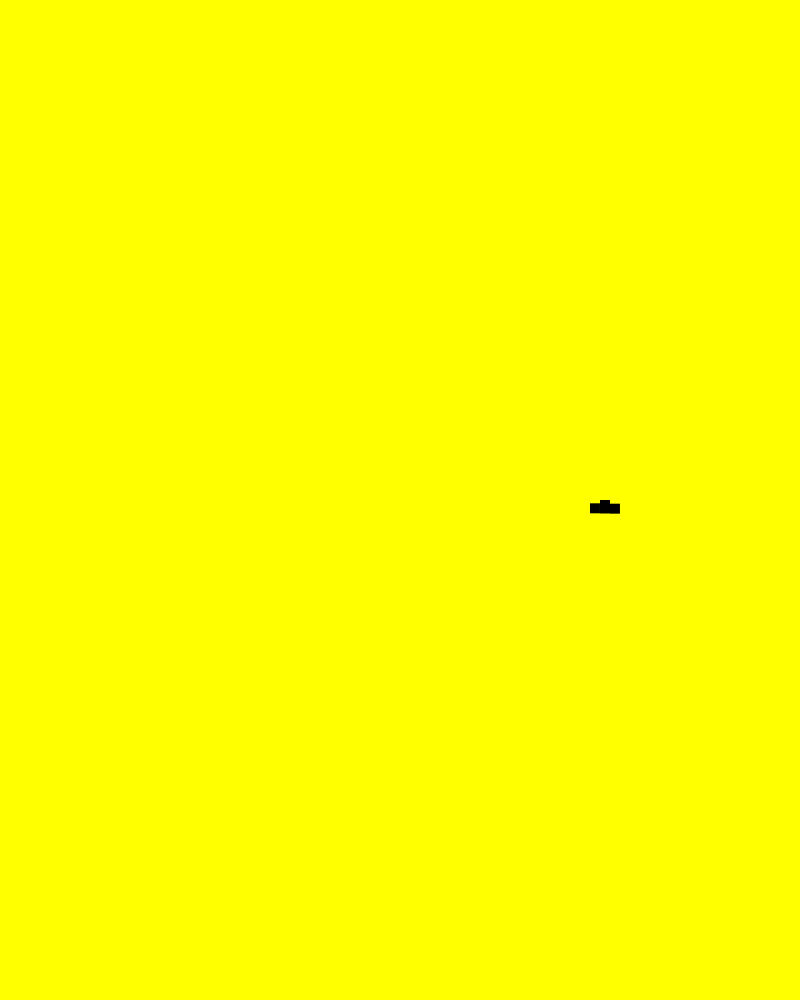
Frame 1 (no input)
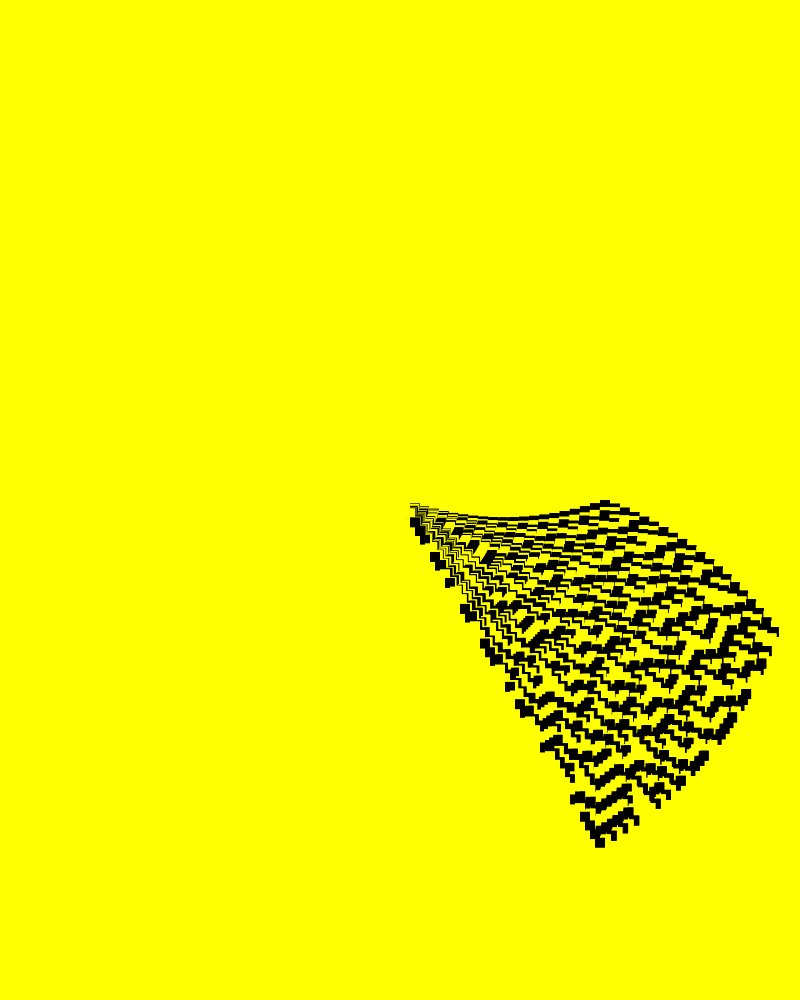
Frame 60 (no input)
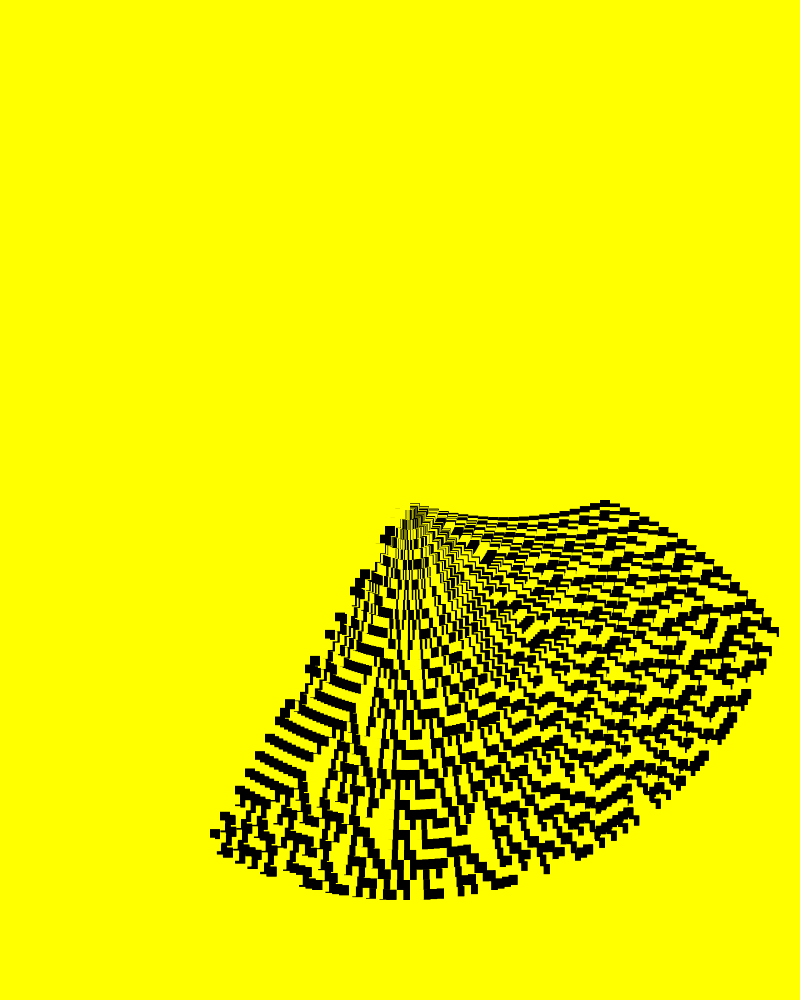
Frame 120 (the mouse pressed at the canvas centre since frame 60)

The p5.js sketch that drew these frames (run headless with seeded random() and noise() and a simulated clock; from frame 60 on, the mouse is pressed at the canvas centre):

// p5.js sketch
// ── sketch.js
// simple wolfram ca non opp 
// adapted from Shiffman's Nature of Code
// display cells
// copying one array to the other creates problems if you just assign it you need to deep copy i am useing p5.js arrayCopy(sorce,destination) built in pred


let cells = [];

let newCells = []; // new array to put the new state in. but in need zero index and 19 index so i just copied it over

let generation = 0; // oh damn this is global too !!!!

let clicks =0;

let rulesets = [[0, 0, 0, 1, 1, 1, 1, 0],[0,1,1,0,1,1,1,0],[0,1,0,1,1,0,1,0],[1,0,0,1,0,1,1,0] ]; // 30, 110, 90, 150

//let rulesets =[[0,1,0,1,1,0,1,0]]
//let ruleset = [0,1,1,0,1,1,1,0];
//let ruleset = [0,1,0,1,1,0,1,0]
let ruleset = rulesets[0];
let cellw = 10; // cell size

console.log(cells.length);
// makes a big difference if the cells length is even or odd


function setup() {
  createCanvas(800, windowHeight);
  background(255,255,0);
  for (let i=0; i < (width/cellw)/2; i++){
  cells[i] = 0; //floor(random(2)); // or random
  }
  console.log(cells.length);
  cells[int(cells.length/2)] = 1;  // you have to use int here or it wont give an int with some screen sizes and you will not have a 1 
  arrayCopy(cells,newCells);  // so the arrarys have a first and last element index as they are skiped when creating next generation
  angleMode(DEGREES)
  //translate(width/2, height/2)

  
}

function draw() {

  translate(width/2, height/2)
  displayCells(generation);
   
    getNextGen();
    generation++;
    //console.log(generation);
    displayCells(generation);
    if (generation== 360){
      clicks++
      ruleset = rulesets[clicks%rulesets.length];
      //background(255,255,0);
      print(clicks%rulesets.length)

      // need to refresh both arrays here
      cells=[]
      newCells=[]
      for (let i=0; i < (width/cellw)/2; i++){
        cells[i] = 0; //floor(random(2)); // or random
        }
      cells[int(cells.length/2)] = 1;  // you have to use int here or it wont give an int with some screen sizes and you will not have a 1 
      arrayCopy(cells,newCells);  // so the arrarys have a first and last element index as they are skiped when creating next generation

      //background(255);
      generation=0;
    //}
    
  }

}


function displayCells(generation) {


  let x =0; 
  let y =0;
  for (let i = 0; i < cells.length; i++) {
    if (cells[i] == 0) {
      //console.log("white");
      fill(255,255,0);
    } else {
      fill(0);
      //console.log("black");
    }
    //strokeWeight(0.5);
    //stroke(200);
    noStroke();
    let radius = i*cellw
    let x = radius * cos(generation);
    let y = radius * sin(generation) 
    rect(x,y, cellw, cellw);
  }

}


function getNextGen() {
  for (let i = 0; i < cells.length ; i++) { // handel edges on a torus
    let left = cells[(i - 1 + cells.length)%cells.length];
    let middle = cells[i];
    let right = cells[(i + 1 + cells.length)%cells.length];
    let newState = rules(left, middle, right);
    newCells[i] = newState;
  }
  arrayCopy(newCells,cells);  //  source then destination this 
}


function rules(a, b, c) {

  if (a == 1 && b == 1 && c == 1) return ruleset[0];
  else if (a == 1 && b == 1 && c == 0) return ruleset[1];
  else if (a == 1 && b == 0 && c == 1) return ruleset[2];
  else if (a == 1 && b == 0 && c == 0) return ruleset[3];
  else if (a == 0 && b == 1 && c == 1) return ruleset[4];
  else if (a == 0 && b == 1 && c == 0) return ruleset[5];
  else if (a == 0 && b == 0 && c == 1) return ruleset[6];
  else if (a == 0 && b == 0 && c == 0) return ruleset[7];

}
